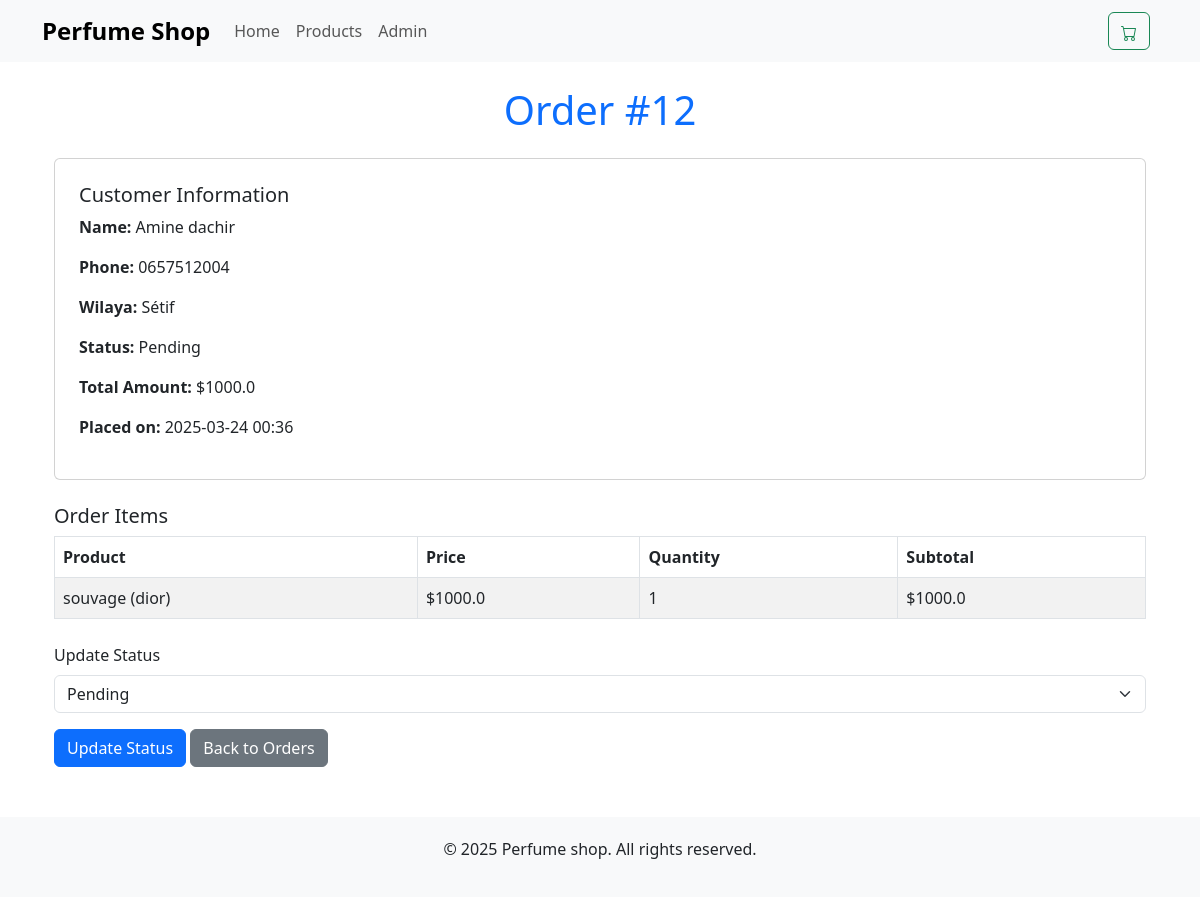
The app's page /admin/order/12 (signed in) with its own data.
### app.py (models this page shows)
class Order(db.Model):
    id = db.Column(db.Integer, primary_key=True)
    first_name = db.Column(db.String(50), nullable=False)
    last_name = db.Column(db.String(50), nullable=False)
    phone_number = db.Column(db.String(20), nullable=False)
    wilaya = db.Column(db.String(50), nullable=False)
    status = db.Column(db.String(20), default="Pending")
    total_amount = db.Column(db.Float, nullable=False)
    created_at = db.Column(db.DateTime, default=datetime.utcnow)

class OrderItem(db.Model):
    id = db.Column(db.Integer, primary_key=True)
    order_id = db.Column(db.Integer, db.ForeignKey('order.id'), nullable=False)
    product_id = db.Column(db.Integer, db.ForeignKey('product.id'), nullable=False)
    quantity = db.Column(db.Integer, nullable=False)
    price = db.Column(db.Float, nullable=False)
    order = db.relationship('Order', backref=db.backref('items', lazy=True))
    product = db.relationship('Product')

class Product(db.Model):
    id = db.Column(db.Integer, primary_key=True)
    name = db.Column(db.String(100), nullable=False)
    brand = db.Column(db.String(100), nullable=False)
    description = db.Column(db.Text, nullable=False)
    price = db.Column(db.Float, nullable=False)
    image_url = db.Column(db.String(200), nullable=False)

### app.py (the view)
@app.route('/admin/order/<int:order_id>')
def admin_order_detail(order_id):
    if not session.get('admin_logged_in'):
        flash('Please login first', 'warning')
        return redirect(url_for('admin_login'))
    order = Order.query.get_or_404(order_id)
    return render_template('admin_order_detail.html', order=order)

### app.py (called while the page is built)
@app.context_processor
def inject_cart_count():
    def get_cart_count():
        cart = session.get('cart', {})
        return sum(item['quantity'] for item in cart.values())
    return dict(get_cart_count=get_cart_count)

### templates/admin_order_detail.html (shortened to what this page needs)
{% extends "base.html" %}
{% block content %}
<div class="container mt-4">
    <h1 class="mb-4 text-center text-primary">Order #{{ order.id }}</h1>
    <div class="card">
        <div class="card-body">
            <h5>Customer Information</h5>
            <p><strong>Name:</strong> {{ order.first_name }} {{ order.last_name }}</p>
            <p><strong>Phone:</strong> {{ order.phone_number }}</p>
            <p><strong>Wilaya:</strong> {{ order.wilaya }}</p>
            <p><strong>Status:</strong> {{ order.status }}</p>
            <p><strong>Total Amount:</strong> ${{ order.total_amount }}</p>
            <p><strong>Placed on:</strong> {{ order.created_at.strftime('%Y-%m-%d %H:%M') }}</p>
        </div>
    </div>
    <div class="mt-4">
        <h5>Order Items</h5>
        <table class="table table-striped table-bordered">
            <thead>
                <tr>
                    <th>Product</th>
                    <th>Price</th>
                    <th>Quantity</th>
                    <th>Subtotal</th>
                </tr>
            </thead>
            <tbody>
                {% for item in order.items %}
                <tr>
                    <td>{{ item.product.name }} ({{ item.product.brand }})</td>
                    <td>${{ item.price }}</td>
                    <td>{{ item.quantity }}</td>
                    <td>${{ item.price * item.quantity }}</td>
                </tr>
                {% endfor %}
            </tbody>
        </table>
    </div>
    <form method="POST" action="{{ url_for('update_order_status', order_id=order.id) }}" class="mt-4">
        <div class="mb-3">
            <label for="status" class="form-label">Update Status</label>
            <select class="form-select" id="status" name="status" required>
                <option value="Pending" {% if order.status == 'Pending' %}selected{% endif %}>Pending</option>
            </select>
        </div>
        <button type="submit" class="btn btn-primary">Update Status</button>
        <a href="{{ url_for('admin_orders') }}" class="btn btn-secondary">Back to Orders</a>
    </form>
</div>
{% endblock %}

### templates/base.html (style rules this page uses)
.card-body { padding: 1.5rem; }

### records on screen
Order: id "12", first_name "Amine", last_name "dachir", phone_number "0657512004", wilaya "Sétif", status "Pending", total_amount "1000.0", created_at "2025-03-24 00:36"
OrderItem: product.name "souvage", product.brand "dior", price "1000.0", quantity "1", item.price*item.quantity "1000.0"
